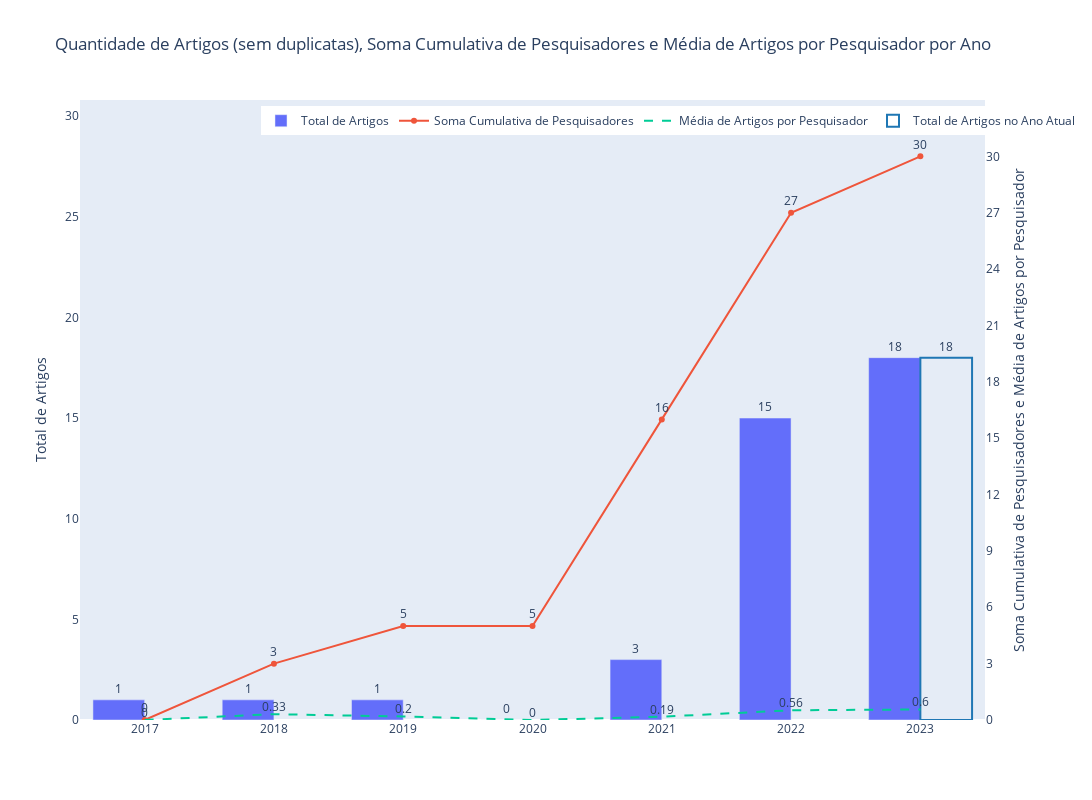

The code cell stored with this chart in its notebook:
### Code cell
evolucao_sem_duplicatas(df_artigosperiodo, fioce_pessoal)

### Figure 1 — Plotly figure (JSON) as saved in the notebook; plotly's stock layout.template omitted (floating-point values rounded to 4 significant figures)
{"data": [{"name": "Total de Artigos", "text": [1, 1, 1, 0, 3, 15, 18], "textposition": "outside", "type": "bar", "x": [2017, 2018, 2019, 2020, 2021, 2022, 2023], "y": [1, 1, 1, 0, 3, 15, 18]}, {"mode": "lines+markers+text", "name": "Soma Cumulativa de Pesquisadores", "text": [0, 3, 5, 5, 16, 27, 30], "textposition": "top center", "type": "scatter", "x": [2017, 2018, 2019, 2020, 2021, 2022, 2023], "y": [0, 3, 5, 5, 16, 27, 30], "yaxis": "y2"}, {"line": {"dash": "dash"}, "mode": "lines+text", "name": "Média de Artigos por Pesquisador", "text": [0, 0.33, 0.2, 0, 0.19, 0.56, 0.6], "textposition": "top center", "type": "scatter", "x": [2017, 2018, 2019, 2020, 2021, 2022, 2023], "y": [0, 0.3111, 0.1867, 0, 0.175, 0.5185, 0.56], "yaxis": "y2"}, {"marker": {"color": "rgba(0,0,0,0)", "line": {"color": "#1f77b4", "width": 2}}, "name": "Total de Artigos no Ano Atual", "text": "18", "textposition": "outside", "type": "bar", "x": [2023], "y": [18]}], "layout": {"height": 800, "legend": {"orientation": "h", "x": 0.2, "y": 0.99}, "title": {"text": "Quantidade de Artigos (sem duplicatas), Soma Cumulativa de Pesquisadores e Média de Artigos por Pesquisador por Ano"}, "width": 1380, "xaxis": {"showgrid": false, "tickvals": [2017, 2018, 2019, 2020, 2021, 2022, 2023]}, "yaxis": {"range": [0, 30.8], "showgrid": false, "title": {"text": "Total de Artigos"}}, "yaxis2": {"overlaying": "y", "range": [0, 33], "showgrid": false, "side": "right", "ticktext": [0, 3, 6, 9, 12, 15, 18, 21, 24, 27, 30], "tickvals": [0, 3, 6, 9, 12, 15, 18, 21, 24, 27, 30], "title": {"text": "Soma Cumulativa de Pesquisadores e Média de Artigos por Pesquisador"}}}}
